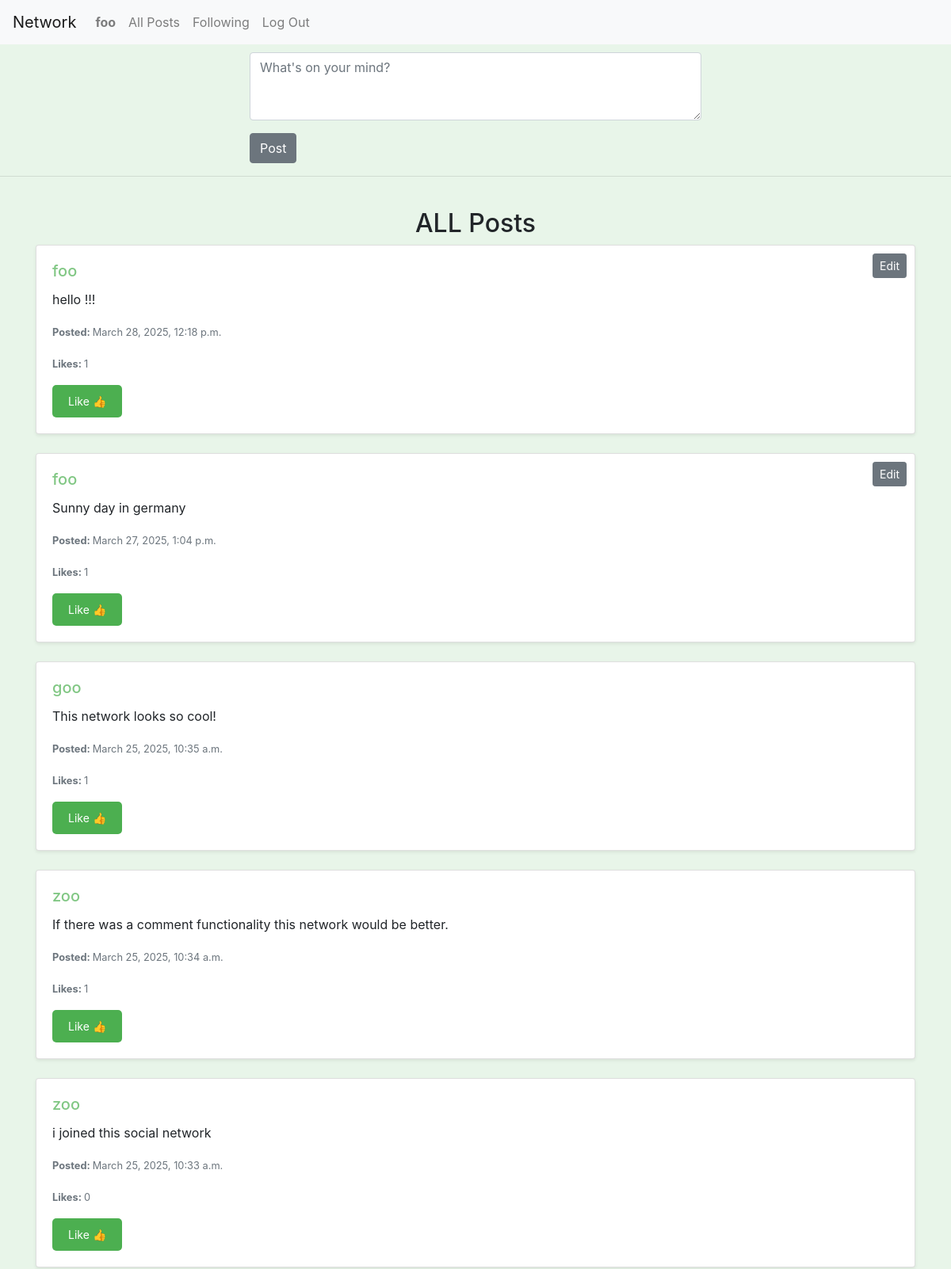
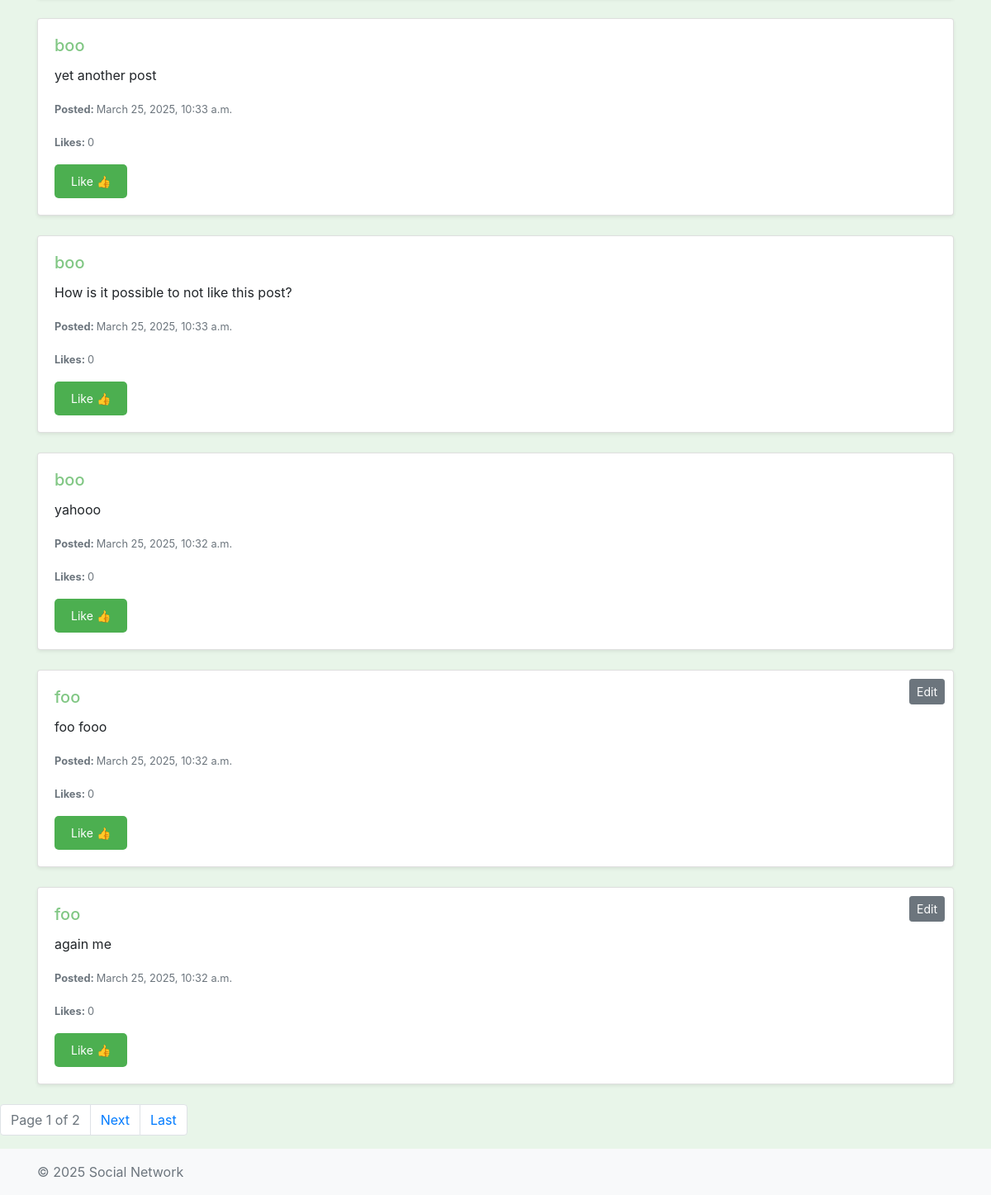
/ (signed in), run on the app's committed database (2 pictures, top to bottom).
### network/models.py (models this page shows, shortened)
class User(AbstractUser):
    pass

class Post(models.Model):
    author = models.ForeignKey(User, on_delete=models.CASCADE, related_name="posts")
    content = models.TextField()
    created_at = models.DateTimeField(auto_now_add=True)

### network/views.py (the view)
# urls.py: path("", views.index, name="index"),
def index(request):
    if request.method == "POST":
        content = request.POST.get("post")
        if content:
            post = Post(author=request.user, content=content)
            post.save()
        return redirect("index")
    posts = Post.objects.annotate(likes_count=Count('like')).order_by("-created_at")
    paginator = Paginator(posts, 10)
    page_number = request.GET.get('page')
    page_obj = paginator.get_page(page_number)
    return render(request, "network/index.html", {'page_obj': page_obj})

### network/templates/network/index.html (shortened to what this page needs)
{% extends "network/layout.html" %}
{% block body %}
    {% if user.is_authenticated %}
    <div class="container" style="max-width: 600px; margin-top: 10px;">
    <form method="POST">
        <div class="form-group">
            <textarea class="form-control" name="post" id="post" rows="3" placeholder="What's on your mind?"></textarea>
        </div>
        <button class="btn btn-secondary" type="submit">Post</button>
    </form>
    {% else %}
    <p>Please <a href="{% url 'login' %}">log in</a> to post.</p>
    {% endif %}
   </div>
    <hr>
    <br>
    <h2 class="text-center">ALL Posts</h2>
    <div class="container">
        <div class="row justify-content-center">
          {% for post in page_obj %}
        <div class="col-12 mb-4">
            <div class="card shadow-sm">
                <div class="card-body">
                <h5 class="card-title"><a href="{% url 'profile' post.author.username %}">{{ post.author.username }}</a></h5>
                {% if user == post.author %}
                    <div style="position: absolute; top: 10px; right: 10px;">
                        <button class="btn btn-sm btn-secondary edit-button" data-post-id="{{ post.id }}">Edit</button>
                    </div>
                {% endif %}
                <p class="card-text" id="post-content-{{ post.id }}">{{ post.content }}</p>
                <p class="card-text"><small class="text-muted"><b>Posted: </b>{{ post.created_at }}</small></p>
                <p class="card-text"><small id="like-count-{{ post.id }}" class="text-muted"><b>Likes: </b>{{ post.likes_count }}</small></p>
                 {% if user.is_authenticated %}
                <button class="like-button" data-post-id="{{ post.id }}">
                {% if user in post.like_set.all %}
                    Unlike 👎
                {% else %}
                    Like 👍
                {% endif %}
                </button>
                {% endif %}
                </div>
            </div>
        </div>
    {% endfor %}
</div>
</div>
    <nav aria-label="Page navigation">
        <ul class="pagination">
            <li class="page-item disabled">
                <a class="page-link">Page {{ page_obj.number }} of {{ page_obj.paginator.num_pages }}</a>
            </li>
            {% if page_obj.has_next %}
                <li class="page-item">
                    <a class="page-link" href="?page={{ page_obj.next_page_number }}">Next</a>
                </li>
                <li class="page-item">
                    <a class="page-link" href="?page={{ page_obj.paginator.num_pages }}">Last</a>
                </li>
            {% endif %}
        </ul>
    </nav>
{% endblock %}

### network/templates/network/layout.html (shortened to what this page needs)
{% load static %}
<!DOCTYPE html>
<html lang="en">
    <head>
        <link rel="stylesheet" href="https://stackpath.bootstrapcdn.com/bootstrap/4.4.1/css/bootstrap.min.css">
        <link href="{% static 'network/styles.css' %}" rel="stylesheet">
    </head>
    <body class="d-flex flex-column min-vh-100">
        <nav class="navbar navbar-expand-lg navbar-light bg-light">
            <a class="navbar-brand" href="{% if user.is_authenticated %}{% url 'index' %}{% else %}{% url 'landing' %}{% endif %}">Network</a>
            <div>
              <ul class="navbar-nav mr-auto">
                {% if user.is_authenticated %}
                    <li class="nav-item">
                        <a class="nav-link" href="{% url 'profile' user.username %}"><strong>{{ user.username }}</strong></a>
                    </li>
                {% endif %}
                <li class="nav-item">
                  <a class="nav-link" href="{% url 'index' %}">All Posts</a>
                </li>
                {% if user.is_authenticated %}
                    <li class="nav-item">
                        <a class="nav-link" href="{% url 'following' %}">Following</a>
                    </li>
                    <li class="nav-item">
                        <a class="nav-link" href="{% url 'logout' %}">Log Out</a>
                    </li>
                {% endif %}
              </ul>
            </div>
          </nav>
        <div class="body">
            {% block body %}
            {% endblock %}
        </div>
    </body>
    <footer class="footer mt-auto py-3 bg-light">
        <div class="container">
            <span class="text-muted">© 2025 Social Network</span>
        </div>
    </footer>
</html>

### network/static/network/styles.css (style rules this page uses)
body { background: #e8f5e9; }
a { color: #81c784; text-decoration: none; }
.like-button { background-color: #4caf50; color: white; border: none; padding: 10px 20px; border-radius: 5px; cursor: pointer; font-size: 14px; }

### data on the page
User: username "foo"
Post: author.username "foo", content "hello !!!", created_at "March 28, 2025, 12:18 p.m.", likes_count "1", shows "Like 👍"
Post: author.username "foo", content "Sunny day in germany", created_at "March 27, 2025, 1:04 p.m.", likes_count "1", shows "Like 👍"
Post: author.username "goo", content "This network looks so cool!", created_at "March 25, 2025, 10:35 a.m.", likes_count "1", shows "Like 👍"
Post: author.username "zoo", content "If there was a comment functionality this network would be better.", created_at "March 25, 2025, 10:34 a.m.", likes_count "1", shows "Like 👍"
Post: author.username "zoo", content "i joined this social network", created_at "March 25, 2025, 10:33 a.m.", likes_count "0", shows "Like 👍"
Post: author.username "boo", content "yet another post", created_at "March 25, 2025, 10:33 a.m.", likes_count "0", shows "Like 👍"
Post: author.username "boo", content "How is it possible to not like this post?", created_at "March 25, 2025, 10:33 a.m.", likes_count "0", shows "Like 👍"
Post: author.username "boo", content "yahooo", created_at "March 25, 2025, 10:32 a.m.", likes_count "0", shows "Like 👍"
Post: author.username "foo", content "foo fooo", created_at "March 25, 2025, 10:32 a.m.", likes_count "0", shows "Like 👍"
Post: author.username "foo", content "again me", created_at "March 25, 2025, 10:32 a.m.", likes_count "0", shows "Like 👍"

### other printed values
{{ page_obj.number }} "1"
{{ page_obj.paginator.num_pages }} "2"
